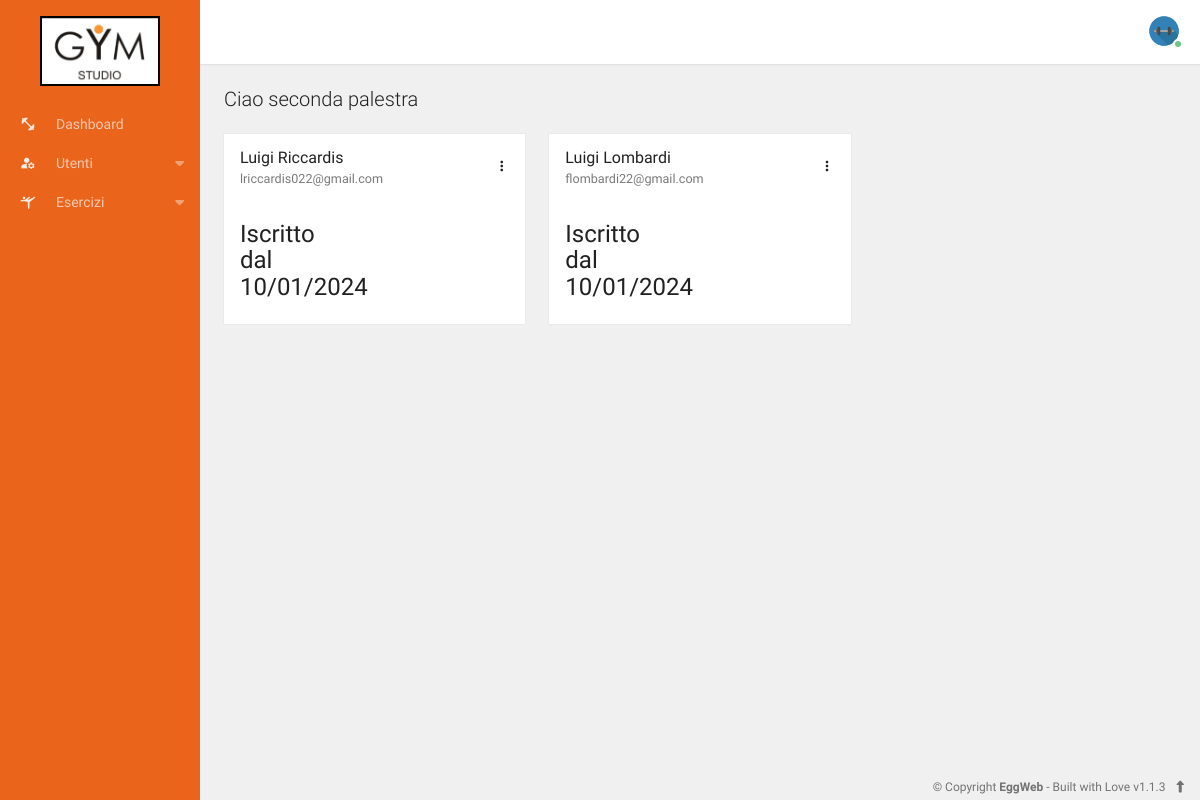
The page /public/admin/users (signed in) on the database as committed earlier.
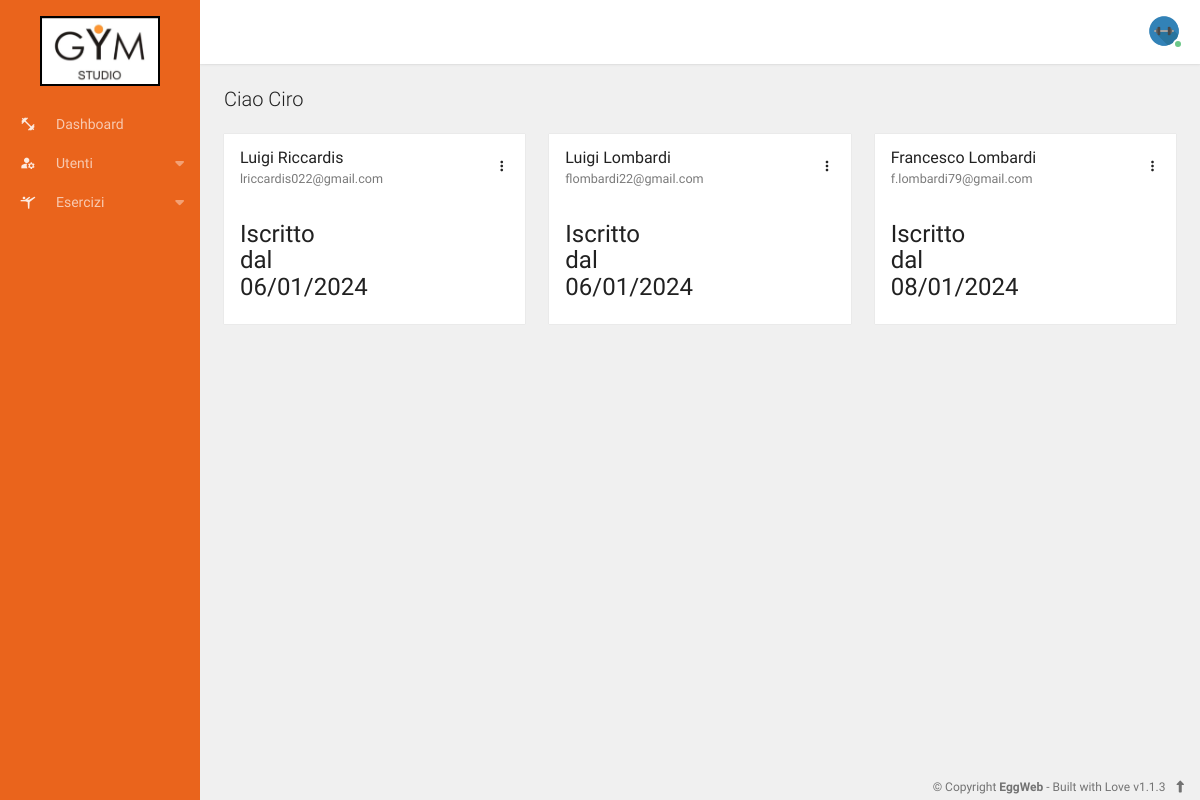
The same page on the database as committed later.
### tables this page shows
CREATE TABLE `utenti` (
  `id` int(11) NOT NULL,
  `nome` varchar(255) DEFAULT NULL,
  `cognome` varchar(255) DEFAULT NULL,
  `data_nascita` date DEFAULT NULL,
  `email` varchar(255) DEFAULT NULL,
  `password` varchar(255) DEFAULT NULL,
  `telefono` varchar(255) DEFAULT NULL,
  `data_iscrizione` timestamp NOT NULL DEFAULT CURRENT_TIMESTAMP,
  `id_palestra` int(11) DEFAULT NULL
);

### app/core/Controller.php (called while the page is built, shortened)
<?php
trait Controller
{
    public function view($name, $data = [])
    {
        $filename = "../app/views/" . $name . ".view.php";
        require $filename;
    }
}

### app/controllers/Admin.php (called while the page is built, shortened)
<?php
class Admin
{
    public function users()
    {
        $iscritto = new Iscritto();
        $iscritti = $iscritto->iscritti_palestra();
        $this->view('users', ['iscritti' => $iscritti]);
    }
}

### app/core/App.php (called while the page is built, shortened)
<?php
class App
{
    private $method = 'index';
    private function splitURL(): array
    {
        $URL = $_GET['url'] ?? 'home';
        $URL = filter_var($URL, FILTER_SANITIZE_URL);
        return explode("/", trim($URL, "/"));
    }
    public function loadController(): void
    {
        $URL = $this->splitURL();
        $filename = "../app/controllers/" . ucfirst($URL[0]) . ".php";
        if (file_exists($filename)) {
            unset($URL[0]);
        } else {
            $filename = "../app/controllers/_404.php";
            require $filename;
            $this->controller = "_404";
        }
        $controller = new $this->controller;
        if (!empty($URL[1])) {
            if (method_exists($controller, $URL[1])) {
                $this->method = $URL[1];
                unset($URL[1]);
            }
        }
        call_user_func_array([$controller, $this->method], $URL);
    }
}

### public/index.php (called while the page is built, shortened)
<?php
$app = new App;
$app->loadController();

### app/core/Database.php (called while the page is built, shortened)
<?php
Trait Database {
    private function connect(){
        $string = "mysql:hostname=".DBHOST.";dbname=".DBNAME;
        return new PDO($string, DBUSER, DBPASS);
    }
    public function query($query, $data = []){
        $con = $this->connect();
        $stm = $con->prepare($query);
        $check = $stm->execute($data);
        if($check){
            $result = $stm->fetchAll(PDO::FETCH_OBJ);
            if(is_array($result) && count($result)) return $result;
            else return $con->lastInsertId();
        }
        return false;
    }
}

### app/models/Iscritto.php (called while the page is built, shortened)
<?php
class Iscritto
{
    public function iscritti_palestra()
    {
        $query = "select DATE_FORMAT(utenti.data_iscrizione, '%d/%m/%Y') as data_iscrizione, utenti.id, utenti.nome, utenti.cognome, utenti.email, utenti.data_nascita, utenti.telefono, utenti.id_palestra, palestre.nome as palestra_nome from utenti inner join palestre on utenti.id_palestra = palestre.id ";
        $query .= "where utenti.id_palestra = :id_palestra";
        return $this->query($query, ['id_palestra' => $_SESSION['user']->id]);
    }
}

### app/views/users.view.php (the view, shortened to what the changed rows need)
<?php require 'parts/head.php' ?>
<body>
<div class="app" id="app">
    <div id="content" class="app-content box-shadow-z0" role="main">
        <div ui-view class="app-body" id="view">
            <div class="padding">
                <div class="margin">
                    <h5 class="mb-0 _300">Ciao <?= $_SESSION['user']->nome ?></h5>
                </div>
                <div class="row">
                    <?php
                    $count = 1;
                    foreach ($data['iscritti'] as $iscritto) {
                        $creaScheda = ROOT . '/admin/creaScheda?id=' . $iscritto->id;
                        $nuovaScheda = ROOT . "/admin/nuovascheda";
                        $delUtente = ROOT . "/admin/deleteuser";
                        $iscrittoID = $iscritto->id;
                        $html = <<<HTML
                        <div class="col-4">
                        <div class="box">
                            <div class="box-header">
                                <h3>$iscritto->nome $iscritto->cognome</h3>
                                <small>$iscritto->email</small>
                            </div>
                            <div class="box-tool">
                                <ul class="nav">
                                    <li class="nav-item inline dropdown">
                                        <a class="nav-link" data-toggle="dropdown">
                                            <i class="material-icons md-18">&#xe5d4;</i>
                                        </a>
                                            <a class="dropdown-item" href="$creaScheda">Dettagli</a>
                                            <form action="$nuovaScheda" method="post">
                                                       value="$iscrittoID">
                                            </form>
                                            <form action="$delUtente" method="post">
                                                       value="$iscrittoID">
                                            </form>
                                    </li>
                                </ul>
                            </div>
                            <div class="box-body">
                                <div class="row">
                                    <div class="col-4">
                                    <h4>Iscritto dal $iscritto->data_iscrizione</h4>
                                    </div>
                                    <div class="col-8">
                                    </div>
                                </div>
                            </div>
                        </div>
                        </div>
HTML;
                        echo $html;
                        if ($count % 3 == 0) {
                            echo '</div><div class="row">';
                        }
                        $count++;
                    }
                    ?>
                </div>
            </div>
        </div>
    </div>
    <?php require 'parts/footer.php' ?>

Rows that differ between the two databases and show on the page:
changed utenti "Riccardis": data_iscrizione "10/01/2024" → "06/01/2024"
changed utenti "flombardi22@gmail.com": data_iscrizione "10/01/2024" → "06/01/2024"
added utenti: nome "Francesco", cognome "Lombardi", email "f.lombardi79@gmail.com", data_iscrizione "08/01/2024"
Other text that changed with them:
$_SESSION['user']->nome: "seconda palestra" → "Ciro"
